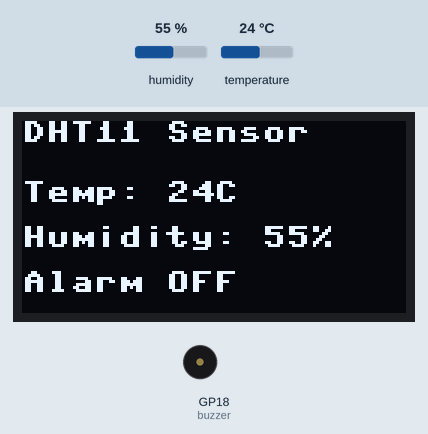
Simulated run of this program. Board: Raspberry Pi Pico running MicroPython. On the bench: 128×64 one-colour display, buzzer (waves = sounding). The inputs (shaded band) are chosen by the test bench; at power-on: humidity 55 %, temperature 24 °C.

Above: at 1.2 s.
1.3 s: humidity set to 32 %
At 3.1 s:
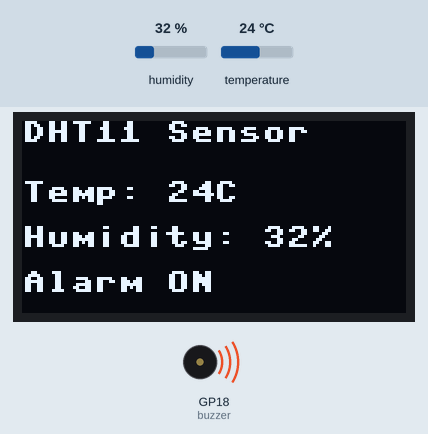
4.7 s: humidity set to 29 %
At 5.6 s:
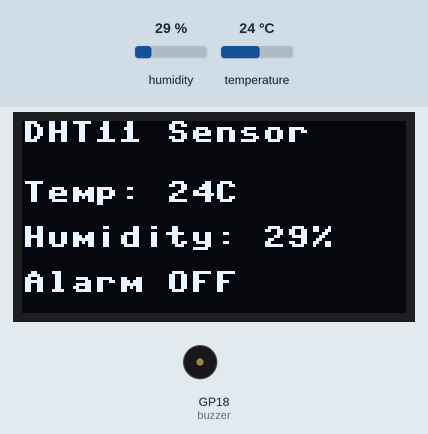
8.1 s: temperature set to 12 °C
At 10.3 s:
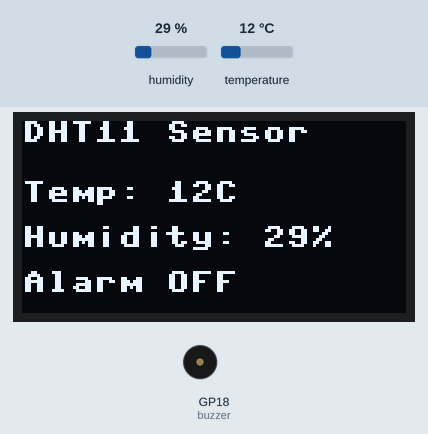
11.5 s: temperature set to 19 °C
15.1 s: humidity set to 40 %
At 17.6 s:
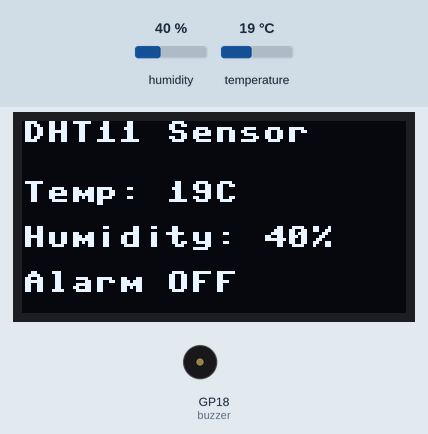
Timing chart, 0 to 19.5 s (numbered marks = the images above; inputs shaded):
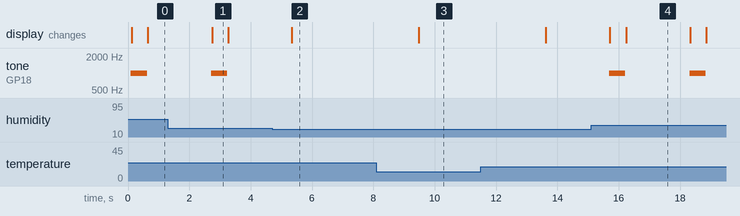

Measured:
- the behaviour switches between 31 and 30 % on humidity (found by bisection; images 1 and 2)
- after the input at 1.3 s, the display: first differs from a run without the input after 1.4 s (image 1)
- after the input at 4.7 s, tone on GP18 (buzzer): stays silent (without the input it goes to 1000 Hz after 0.64 s); the display: changes after 0.64 s (image 2)
- after the input at 8.1 s, the display: changes after 1.4 s (image 3)
- after the input at 15.1 s, tone on GP18 (buzzer): alternates 1000 Hz for 0.52 s and silent for 2.1 s, starting after 0.59 s; the display: first differs from a run without the input after 0.62 s (image 4 shows a later state)
- what the display in image 1 shows lasts 0.6 s, from 2.7 s to 3.3 s

The program:

temp_humidty_alarm.py
```python
"""
Project: Measure environmental temp and hum.
Components: DHT11 and OLED
Microcontroller: Raspberry Pi Pico-w
jan 11, 2025
OES
"""
# import libary
from machine import Pin, I2C, PWM
import time
import dht
from ssd1306 import SSD1306_I2C

# OLED dimensions
WIDTH = 128
HEIGHT = 64

# Initialize I2C for OLED
i2c = I2C(0, scl=Pin(1), sda=Pin(0))
oled = SSD1306_I2C(WIDTH, HEIGHT, i2c)

# Initialize DHT11 sensor
dht_sensor = dht.DHT11(Pin(8))

# Initialize PWM for buzzer
buzzer = PWM(Pin(18))

# threshold value
temp_threshold = 35
hum_threshold = 30

def sound_buzzer(frequency=1000, duration=0.5):
    """
    Sound the buzzer with the specified frequency and duration.
    """
    buzzer.freq(frequency)  # Set the frequency
    buzzer.duty_u16(32768)  # Set duty cycle to 50% (max is 65535)
    update_alarm_status("Alarm ON")  # Show alarm status on OLED
    time.sleep(duration)    # Duration of the sound
    buzzer.duty_u16(0)      # Turn off the buzzer
    update_alarm_status("Alarm OFF")  # Update alarm status on OLED

def update_alarm_status(status):
    """
    Clear the alarm status area and update it with the given status.
    """
    oled.fill_rect(0, 50, WIDTH, 14, 0)  # Clear the area for the alarm status
    oled.text(status, 0, 50)  # Display the new alarm status
    oled.show()

def display_data(temp, hum):
    """
    Display temperature and humidity on the OLED.
    """
    oled.fill(0)  # Clear the display
    oled.text("DHT11 Sensor", 0, 0)
    oled.text(f"Temp: {temp}C", 0, 20)
    oled.text(f"Humidity: {hum}%", 0, 35)
    update_alarm_status("Alarm OFF")  # Default alarm status
    oled.show()


while True:
    try:
        dht_sensor.measure()
        temperature = dht_sensor.temperature()
        humidity = dht_sensor.humidity()

        # Display temperature and humidity on OLED
        display_data(temperature, humidity)

        # Check conditions and sound buzzer if necessary
        if temperature > temp_threshold or humidity > hum_threshold:
            # Use different frequencies for temperature and humidity warnings
            if temperature > temp_threshold:
                sound_buzzer(frequency=1500, duration=0.5)
            if humidity > hum_threshold:
                sound_buzzer(frequency=1000, duration=0.5)

        time.sleep(2)  # Delay before the next reading
    except Exception as e:
        print("Error reading sensor:", e)
        time.sleep(2)
```
